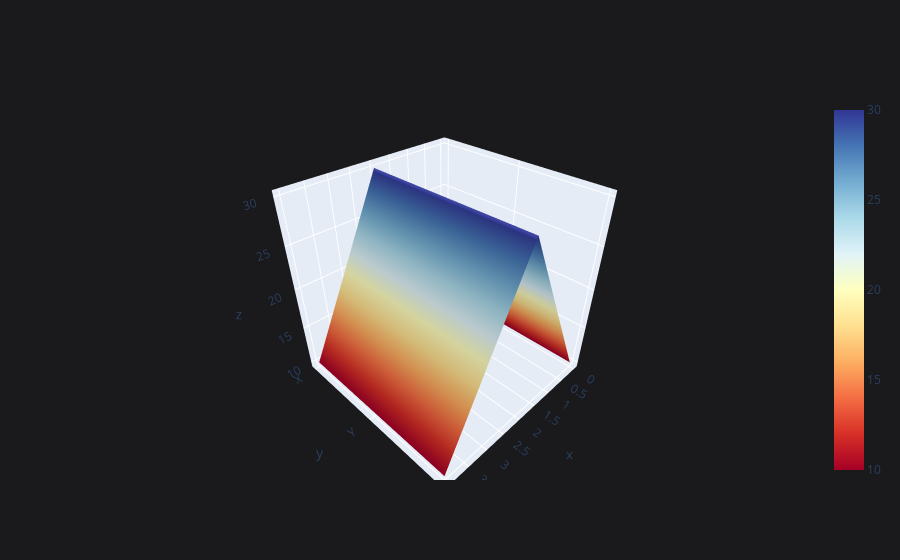

The notebook cell this image was saved under:
### Code cell
df.iplot(kind='surface',colorscale='rdylbu')

### Figure 1 — Plotly figure (JSON) as saved in the notebook; plotly's stock layout.template omitted (floating-point values rounded to 4 significant figures)
{"data": [{"colorscale": [[0, "rgb(165,0,38)"], [0.1, "rgb(215,48,39)"], [0.2, "rgb(244,109,67)"], [0.3, "rgb(253,174,97)"], [0.4, "rgb(254,224,144)"], [0.5, "rgb(255,255,191)"], [0.6, "rgb(224,243,248)"], [0.7, "rgb(171,217,233)"], [0.8, "rgb(116,173,209)"], [0.9, "rgb(69,117,180)"], [1, "rgb(49,54,149)"]], "type": "surface", "x": [0, 1, 2, 3, 4], "y": ["X", "Y", "Z"], "z": [[10, 20, 30, 20, 10], [10, 20, 30, 20, 10], [10, 20, 30, 20, 10]]}], "layout": {"legend": {"bgcolor": "#1A1A1C", "font": {"color": "#D9D9D9"}}, "paper_bgcolor": "#1A1A1C", "plot_bgcolor": "#1A1A1C", "title": {"font": {"color": "#D9D9D9"}}, "xaxis": {"gridcolor": "#434343", "showgrid": true, "tickfont": {"color": "#C2C2C2"}, "title": {"font": {"color": "#D9D9D9"}, "text": ""}, "zerolinecolor": "#666570"}, "yaxis": {"gridcolor": "#434343", "showgrid": true, "tickfont": {"color": "#C2C2C2"}, "title": {"font": {"color": "#D9D9D9"}, "text": ""}, "zerolinecolor": "#666570"}}}
